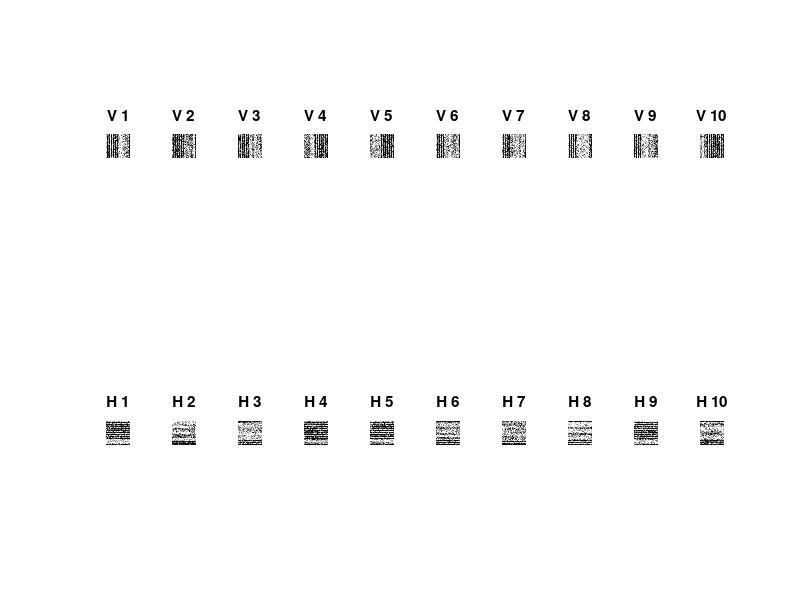
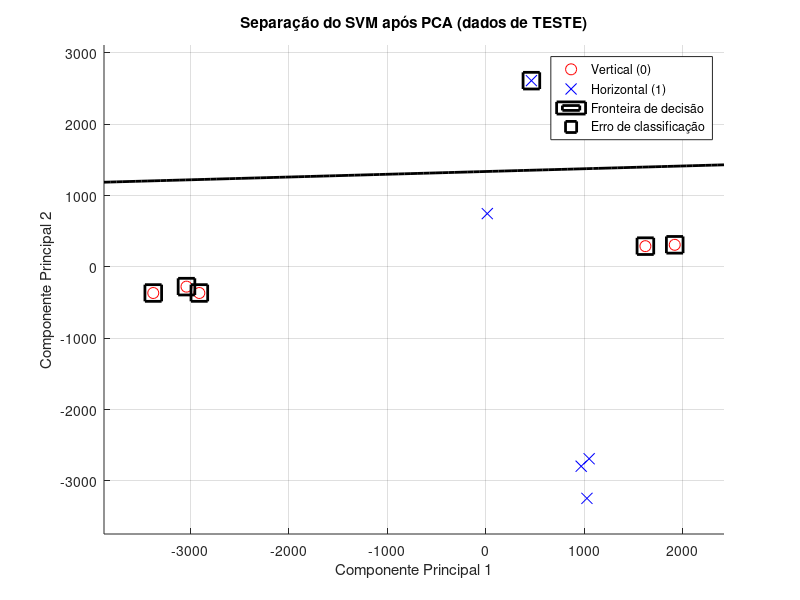

The MATLAB script that drew these images, in order:
clear; clc;

imgSize = 50;
numImages = 10;
noise_std = 70;

verticalImages = cell(1, numImages);
horizontalImages = cell(1, numImages);

% ---------- GERAR IMAGENS ----------
for i = 1:numImages
    img = zeros(imgSize, imgSize, 'double');
    offset = randi([0, 2]);
    for col = 1+offset:4:imgSize
        if col + 2 <= imgSize
            val = randi([100, 255]);
            img(:, col:col+2) = val;
        end
    end
    img = img + noise_std * randn(size(img));
    img = uint8(min(max(img, 0), 255));
    verticalImages{i} = img;
end

for i = 1:numImages
    img = zeros(imgSize, imgSize, 'double');
    offset = randi([0, 2]);
    for row = 1+offset:4:imgSize
        if row + 2 <= imgSize
            val = randi([100, 255]);
            img(row:row+2, :) = val;
        end
    end
    img = img + noise_std * randn(size(img));
    img = uint8(min(max(img, 0), 255));
    horizontalImages{i} = img;
end

% ---------- VISUALIZAR ----------

figure('Name','Imagens com ruído');
for i = 1:10
    subplot(2, 10, i); imshow(verticalImages{i}); title(sprintf('V %d', i));
    subplot(2, 10, i+10); imshow(horizontalImages{i}); title(sprintf('H %d', i));
end

% ---------- VETORIZAÇÃO ----------

X_verticais = zeros(numImages, 2500);
X_horizontais = zeros(numImages, 2500);
for i = 1:numImages
    X_verticais(i, :) = reshape(verticalImages{i}, 1, []);
    X_horizontais(i, :) = reshape(horizontalImages{i}, 1, []);
end

X = [X_verticais; X_horizontais];
y = [zeros(numImages,1); ones(numImages,1)];

% ---------- TREINO E TESTE ----------

idx_treino = [1:5,11:15];
idx_teste  = [6:10,16:20];

X_treino = X(idx_treino, :);
y_treino = y(idx_treino);
X_teste  = X(idx_teste, :);
y_teste  = y(idx_teste);

% ---------- SVM ORIGINAL ----------

modelo = fitcsvm(X_treino, y_treino, 'KernelFunction','linear');
y_pred = predict(modelo, X_teste);
acuracia = mean(y_pred == y_teste) * 100;
fprintf('Acurácia no teste: %.2f%%\n\n', acuracia);

% ---------- PCA ----------

[coeff, ~, ~, ~, ~, mu] = pca(X);
X_treino_2D = (X_treino - mu) * coeff(:, 1:2);
X_teste_2D  = (X_teste  - mu) * coeff(:, 1:2);

% ---------- NOVO SVM EM 2D ----------

modelo_2D = fitcsvm(X_treino_2D, y_treino, 'KernelFunction','linear');

[x1Grid, x2Grid] = meshgrid( ...
    linspace(min(X_teste_2D(:,1))-500, max(X_teste_2D(:,1))+500, 100), ...
    linspace(min(X_teste_2D(:,2))-500, max(X_teste_2D(:,2))+500, 100));
gridPoints = [x1Grid(:), x2Grid(:)];
[~, scores] = predict(modelo_2D, gridPoints);

% ---------- PREDIÇÃO 2D ----------

y_pred_2D = predict(modelo_2D, X_teste_2D);

% ---------- PLOT COM ERROS ----------
figure;
gscatter(X_teste_2D(:,1), X_teste_2D(:,2), y_teste, 'rb', 'ox', 8);
hold on;
contour(x1Grid, x2Grid, reshape(scores(:,2), size(x1Grid)), [0 0], 'k', 'LineWidth', 2);

% Marcar erros de predição

for i = 1:length(y_teste)
    if y_pred_2D(i) ~= y_teste(i)
        plot(X_teste_2D(i,1), X_teste_2D(i,2), 'ks', 'MarkerSize', 12, 'LineWidth', 2); % quadrado preto
    end
end

title('Separação do SVM após PCA (dados de TESTE)');
legend('Vertical (0)', 'Horizontal (1)', 'Fronteira de decisão', 'Erro de classificação');
xlabel('Componente Principal 1');
ylabel('Componente Principal 2');
grid on;



%%  ---------- COMENTÁRIO ----------

% O experimento apresenta um modelo SVM linear treinado para classificar imagens com listas verticais e horizontais sob alto nível de ruído e desalinhamento,
% com a visualização realizada após redução de dimensionalidade via PCA. No gráfico, observa-se que a fronteira de decisão traçada pelo SVM não separa perfeitamente as classes,
% evidenciando erros de classificação destacados por quadrados pretos. 
% Isso é esperado, pois o ruído introduzido torna as classes parcialmente sobrepostas no espaço projetado.
% Ainda assim, o modelo consegue identificar padrões relevantes para distinguir boa parte das imagens,
% indicando que a informação visual é parcialmente preservada mesmo após a distorção. 